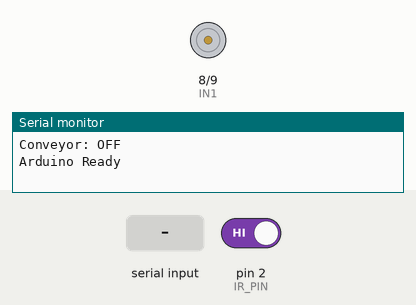
Simulated run of this sketch. Board: Arduino Uno, built with avr-gcc and run on an emulated ATmega328P. On the bench: motor-driver pin pairs drawn as motors (green arrow = first pin HIGH = forward, orange = second pin HIGH = backward, longer = more drive, scaled by the enable pin), the last lines printed to the serial monitor. Inputs (shaded band) come from the test bench; at power-on: pin 2 (IR_PIN) HIGH.

Above: at 1.2 s.
1.3 s: pin 2 (IR_PIN) driven LOW
At 3.7 s:
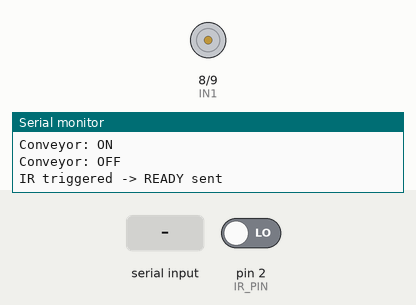
4.3 s: "RUN\n" received over the second serial link
At 5.3 s:
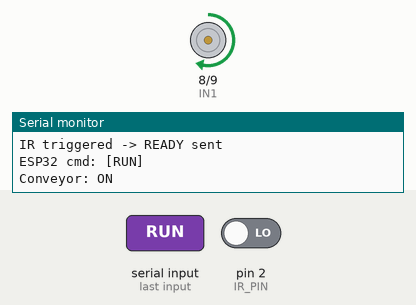
5.8 s: "GO\n" received over the second serial link
At 6.8 s:
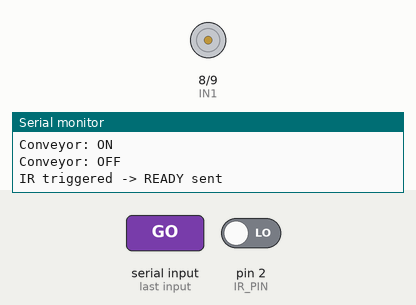
7.3 s: "NEXT\n" received over the second serial link
Timing chart, 0 to 9.8 s (numbered marks = the images above; inputs shaded):
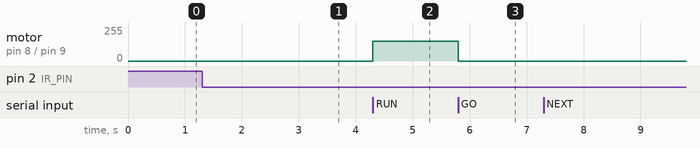

The sketch:

conveyor_controller__1_.ino
```cpp
/*******************************************************
 * BATTERY SORTING SYSTEM
 * FILE 2 : conveyor_controller.ino
 * ARDUINO UNO  -  CONVEYOR CONTROLLER
 *
 * Flow:
 *   1. Auto-start conveyor on boot
 *   2. IR detects battery → stop → send READY
 *   3. ESP32 replies RUN → restart conveyor
 *   4. ESP32 replies STOP → stop conveyor (battery at servo)
 *   5. After servo fires ESP32 sends NEXT → restart conveyor
 *******************************************************/

#include <SoftwareSerial.h>

#define IR_PIN    2
#define ENA       5
#define IN1       8
#define IN2       9
#define ESP_RX    10
#define ESP_TX    11

const int MOTOR_SPEED = 150;

SoftwareSerial espSerial(ESP_RX, ESP_TX);

bool conveyorRunning = false;
bool irTriggered     = false;
bool waitingForStop  = false;

unsigned long irDebounce   = 0;
unsigned long startupTimer = 0;
bool          startupDone  = false;

const unsigned long DEBOUNCE_MS = 300;
const unsigned long STARTUP_MS  = 3000;

void startConveyor()
{
    digitalWrite(IN1, HIGH);
    digitalWrite(IN2, LOW);
    analogWrite(ENA, MOTOR_SPEED);
    conveyorRunning = true;
    Serial.println("Conveyor: ON");
}

void stopConveyor()
{
    analogWrite(ENA, 0);
    digitalWrite(IN1, LOW);
    digitalWrite(IN2, LOW);
    conveyorRunning = false;
    Serial.println("Conveyor: OFF");
}

void setup()
{
    Serial.begin(9600);
    espSerial.begin(9600);

    pinMode(IR_PIN, INPUT);
    pinMode(ENA,    OUTPUT);
    pinMode(IN1,    OUTPUT);
    pinMode(IN2,    OUTPUT);

    stopConveyor();
    startupTimer = millis();
    Serial.println("Arduino Ready");
}

void loop()
{
    // Auto-start after 3 seconds
    if (!startupDone && (millis() - startupTimer > STARTUP_MS))
    {
        startupDone = true;
        if (!conveyorRunning)
        {
            Serial.println("Auto-start conveyor");
            irTriggered    = false;
            waitingForStop = false;
            startConveyor();
        }
    }

    // Receive commands from ESP32
    if (espSerial.available())
    {
        String cmd = espSerial.readStringUntil('\n');
        cmd.trim();

        // Strip garbage
        String clean = "";
        for (int i = 0; i < cmd.length(); i++)
        {
            char c = cmd[i];
            if (c >= 32 && c < 127) clean += c;
        }

        Serial.print("ESP32 cmd: [");
        Serial.print(clean);
        Serial.println("]");

        if (clean == "GO" || clean == "NEXT")
        {
            // Start conveyor for next battery
            irTriggered    = false;
            waitingForStop = false;
            startConveyor();
        }
        else if (clean == "RUN")
        {
            // ESP32 says restart after IR — battery traveling to servo
            waitingForStop = true;
            irTriggered    = false;
            startConveyor();
        }
        else if (clean == "STOP")
        {
            // ESP32 says stop — battery is now at servo position
            waitingForStop = false;
            stopConveyor();
            Serial.println("At servo position");
        }
    }

    // IR sensor — only triggers when conveyor running and not in stop phase
    if (conveyorRunning && !waitingForStop)
    {
        int ir = digitalRead(IR_PIN);

        // LOW = battery detected (change to HIGH if your sensor is opposite)
        if (ir == LOW && !irTriggered)
        {
            unsigned long now = millis();
            if (now - irDebounce > DEBOUNCE_MS)
            {
                irDebounce  = now;
                irTriggered = true;

                stopConveyor();

                espSerial.println("READY");
                Serial.println("IR triggered -> READY sent");
            }
        }
    }
}
```

Measured:
- after the input at 1.3 s, motor on pin 8 (IN1) / pin 9 (IN2): stays stopped (without the input it goes to forward 150/255 after 1.7 s)
- after the input at 4.3 s, motor on pin 8 (IN1) / pin 9 (IN2): stopped → forward 150/255 at once
- after the input at 5.8 s, motor on pin 8 (IN1) / pin 9 (IN2): forward 150/255 → stopped at once
